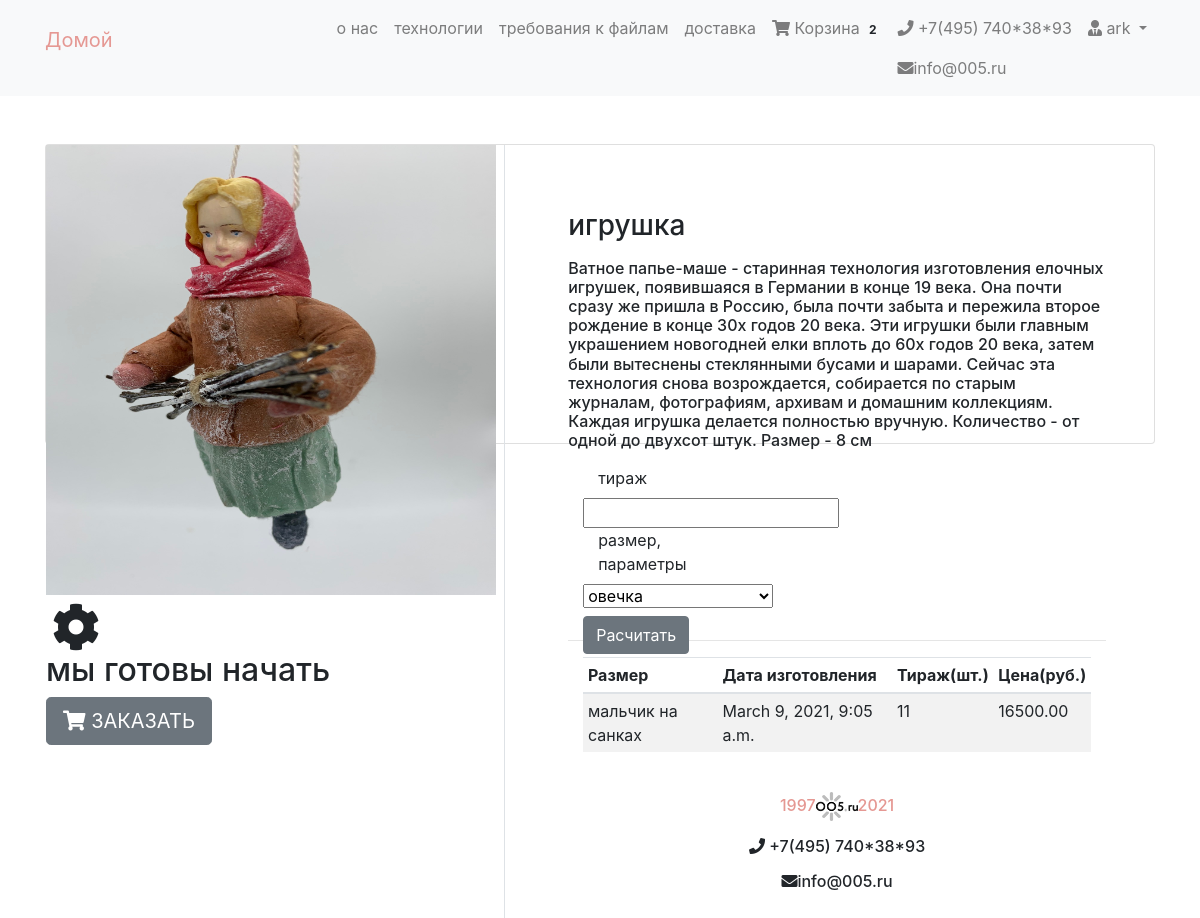
The page /product/sheep_toy/ (signed in) on the database its author committed.
### cart/models.py (models this page shows, shortened)
class Order(models.Model):
    orderitems  = models.ManyToManyField(Cart)
    user = models.ForeignKey(User, on_delete=models.CASCADE)
    ordered = models.BooleanField(default=False)
    created = models.DateTimeField(auto_now_add=True)
    paymentId = models.CharField(max_length=200, blank=True , null=True)
    orderId = models.CharField(max_length=200, blank=True, null=True)

### products/models.py (models this page shows, shortened)
class  Product(PolymorphicModel):
    mainimage = models.ImageField(upload_to='products/', blank=True, null=True)
    name = models.CharField(max_length=300, default = None, null=True)
    slug = models.SlugField(default = None, null=True)
    subcategory = models.ForeignKey(SubCategory, on_delete=models.CASCADE, default = None, null=True)
    category = models.ForeignKey(Category, on_delete=models.CASCADE, default = None, null=True)
    preview_text = models.TextField(max_length=50, verbose_name='Preview Text', blank=True, null=True)
    detail_text = models.TextField(max_length=1000, verbose_name='Detail Text', blank=True, null=True)
    lim1 = models.FloatField(default = None, null=True)
    lim2 = models.FloatField(default = None, null=True)
    tirazh = models.IntegerField(null=False)
    t = models.IntegerField(null=True)
    p = models.FloatField(default = None, null=True)
    box_size = models.CharField(max_length=50)
    def timeplus(self):
        t = self.t
        futuredate = datetime.now() + timedelta(days=t)
        return futuredate
    def calc(self):
        boxsize = self.boxsizes_set.get(value = self.box_size)
        a = float(boxsize.b*self.tirazh**2+boxsize.h*self.tirazh**1+boxsize.d)*self.p
        if self.tirazh<self.lim1:
            self.tirazh=self.lim1
        elif self.tirazh>self.lim2:
            self.tirazh=self.lim2
        return "{0:.2f}".format(round(a,0))

class Note2 (Product):
    def __init__(self, *args, **kwargs):
        super(Note2, self).__init__(*args, **kwargs)

class  Product(PolymorphicModel):
    mainimage = models.ImageField(upload_to='products/', blank=True, null=True)
    name = models.CharField(max_length=300, default = None, null=True)
    slug = models.SlugField(default = None, null=True)
    subcategory = models.ForeignKey(SubCategory, on_delete=models.CASCADE, default = None, null=True)
    category = models.ForeignKey(Category, on_delete=models.CASCADE, default = None, null=True)
    preview_text = models.TextField(max_length=50, verbose_name='Preview Text', blank=True, null=True)
    detail_text = models.TextField(max_length=1000, verbose_name='Detail Text', blank=True, null=True)
    lim1 = models.FloatField(default = None, null=True)
    lim2 = models.FloatField(default = None, null=True)
    tirazh = models.IntegerField(null=False)
    t = models.IntegerField(null=True)
    p = models.FloatField(default = None, null=True)
    box_size = models.CharField(max_length=50)
    def timeplus(self):
        t = self.t
        futuredate = datetime.now() + timedelta(days=t)
        return futuredate
    def calc(self):
        boxsize = self.boxsizes_set.get(value = self.box_size)
        a = float(boxsize.b*self.tirazh**2+boxsize.h*self.tirazh**1+boxsize.d)*self.p
        if self.tirazh<self.lim1:
            self.tirazh=self.lim1
        elif self.tirazh>self.lim2:
            self.tirazh=self.lim2
        return "{0:.2f}".format(round(a,0))

class BoxSizes(models.Model):
    value = models.CharField(max_length=80)
    name = models.CharField(max_length=80)
    product = models.ForeignKey(Product, on_delete=models.CASCADE, null = True, blank = True)
    b = models.FloatField(null = True, blank = True)
    h = models.FloatField(null = True, blank = True)
    d = models.FloatField(null = True, blank = True)

### products/views.py (the view)
# urls.py: path('product/<slug>/', new_indexView, name='product'),
def new_indexView(request, slug):
    try:
        product = Product.objects.get(slug = slug)
        boxsizes = tuple(product.boxsizes_set.all().values_list('value', 'name'))
        if not boxsizes:
            boxsizes = (('Не задан', 'Не задан'),)
        print('boxsizes \n ', boxsizes)
        form  = modelform_factory(type(product), fields = ('tirazh', 'box_size'), \
            labels = {'tirazh':'тираж', 'box_size':'размер, параметры'}, \
            widgets = {'box_size': Select(choices=boxsizes) })
    except ObjectDoesNotExist:
        product = None
        form = None
    return render(request, "products/products_details.html", {"form": form, "products": [product]})

### cart/templatetags/cart_tag.py (called while the page is built)
@register.filter
def cart_total(user):
    order = Order.objects.filter(user=user, ordered=False)
    if order.exists():
    	return order[0].orderitems.count()
    else:
    	return 0

### products/templates/products/products_details.html (shortened to what this page needs)
{% extends "products/base.html" %}
{% block content %}
{% for product in products %}
<div class="container my-5">
    <div class="card">
        <div class="row">
            <aside class="col-sm-5 border-right">
    <article class="gallery-wrap">
    <div class="img-big-wrap">
      <div> <a href="#"><img src="/media/{{product.mainimage }}" style="width: 450px"></a></div>
     <i class="fa fa-cog fa-spin fa-3x fa-fw"></i>
     <h2>мы готовы начать</h2>
     <a href="{% url 'mainapp:cart' product.slug %}" class="btn  btn-lg btn-primary btn-secondary text-uppercase"> <i class="fas fa-shopping-cart"></i>  Заказать </a>
    </div>
    </article>
            </aside>
            <aside class="col-sm-7">
    <article class="card-body p-5">
    <p class="price-detail-wrap">
    <h3 class="title mb-3">{{ product.name }}</h3>
    <h6 class="title mb-3">{{product.detail_text }}</h3>
<div class="container-fluid">
    <form id="product-form">
        <div class="row">
            <div class="form-group col-4">
            {% for field in form %}
                <label class="col-12">{{ field.label }}</label>
                {{ field }}
            {% endfor %}
            <div style="position:absolute;z-index:10000;top:500 px;margin-left: 500 px;">
                <h4> </h4><input type="submit" class= "btn btn-secondary btn-buy" value="Расчитать" />
                </div>
            </div>
        </div>
</div>
<hr />
<div class="container-fluid">
    <table class="table table-striped table-sm" id="my_products">
        <thead>
            <tr>
                <th>Размер</th>
                <th>Дата изготовления</th>
                <th>Тираж(шт.)</th>
                <th>Цена(руб.)</th>
            </tr>
        </thead>
        <tbody>
        <tr>
            <td>{{product.box_size}}</td>
            <td>{{product.timeplus}}</td>
            <td>{{product.tirazh}}</td>
            <td>{{product.calc}}</td>
        </tr>
        {% endfor %}
        </tbody>
    </table>
</div>
{% endblock content %}

### products/templates/products/navbar.html (shortened to what this page needs)
{% load cart_tag %}
<nav class="navbar navbar-expand-lg navbar-light bg-light">
  <div class="container">
  <a class="navbar-brand" href="/"><p style="color:rgb(229, 152, 147)">Домой</p></a>
  <div class="collapse navbar-collapse" id="navbarNav">
    <ul class="navbar-nav ml-auto">
      <li {% if request.path == 'contact' %}class="nav-item active"{% else %}class="nav-item"{% endif %}>
        <a class="nav-link" href="http://127.0.0.1:8000/about.html/">о нас <span class="sr-only">(current)</span></a>
      </li>
      <li class="nav-item">
        <a class="nav-link" href="http://127.0.0.1:8000/technologies.html">технологии</a>
      </li>
      <li class="nav-item">
        <a class="nav-link" href="http://127.0.0.1:8000/requirements.html/">требования к файлам</a>
      </li>
      <li class="nav-item">
        <a class="nav-link" href="http://127.0.0.1:8000/delivery.html/">доставка</a>
      </li>
      {% if request.user.is_authenticated %}
      <li class="nav-item">
        <a class="nav-link" href="{% url 'mainapp:cart-home' %}">
          <i class="fa fa-shopping-cart"></i>  Корзина
          <span class="badge badge-light">{{ request.user| cart_total }}</span>
        </a>
      </li>
      <li class="nav-item">
        <a class="nav-link" href="#"><i class="fa fa-phone"></i> +7(495) 740*38*93</a>
        <a class="nav-link" href="#"><i class="fa fa-envelope" aria-hidden="true"></i>info@005.ru</a>
      </li>
      <li class="nav-item dropdown">
        <a class="nav-link dropdown-toggle" href="#" id="navbarDropdown" role="button" data-toggle="dropdown" aria-haspopup="true" aria-expanded="false">
          <i class="fas fa-user-tie"></i> {{ request.user.username }}
        </a>
      </li>
      {% else %}
       <li class="nav-item">
        <a  class="btn btn-primary" href="/accounts/login/">Login / Register</a>
      </li>
      {% endif %}
    </ul>
  </div>
  </div>
</nav>

### products/static/css/main.css (style rules this page uses)
.gallery-wrap .img-big-wrap img { height: 450px; width: auto; display: inline-block; cursor: zoom-in; }

### products/templates/products/base.html (style rules this page uses)
.card { height: 300px; }

### rows shown on the page
Note2: mainimage (picture), name "игрушка", detail_text "Ватное папье-маше - старинная технология изготовления елочных игрушек, появившаяся в Германии в конце 19 века. Она почти сразу же пришла в Россию, была почти забыта и пережила второе рождение в конце 30х годов 20 века. Эти игрушки были главным украшением новогодней елки вплоть до 60х годов 20 века, затем были вытеснены стеклянными бусами и шарами. Сейчас эта технология снова возрождается, собирается по старым журналам, фотографиям, архивам и домашним коллекциям. Каждая игрушка делается полностью вручную. Количество - от одной до двухсот штук. Размер - 8 см", label "тираж" "размер, параметры", box_size "мальчик на санках", timeplus "March 9, 2021, 9:05 a.m.", tirazh "11", calc "16500.00"

### other values the page prints
{{ request.user| cart_total }} "2"
{{ request.user.username }} "ark"
